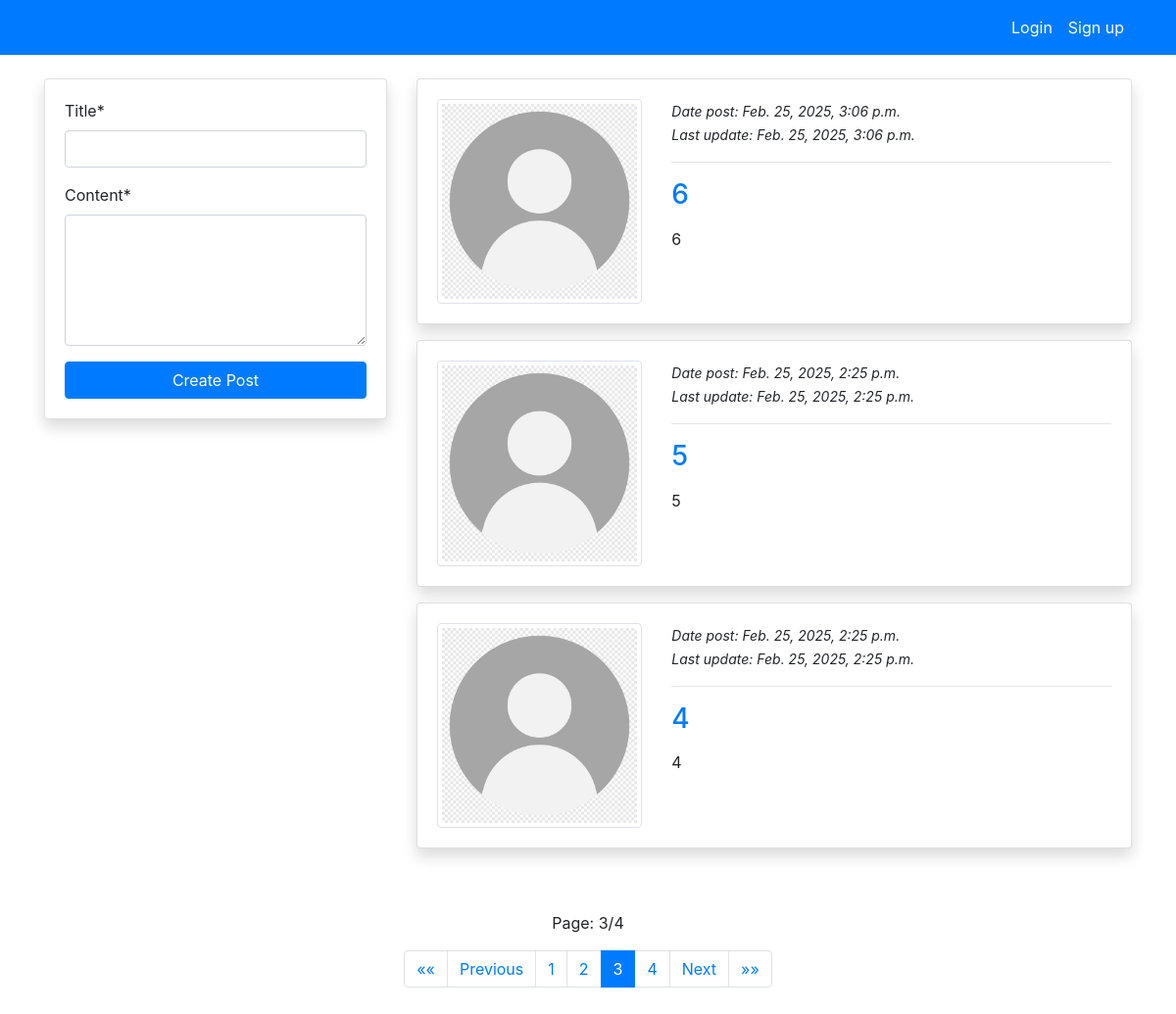
/?page=3, run on the app's committed database.
### blog/models.py (models this page shows, shortened)
class PostModel(models.Model):
    title = models.CharField(max_length=100)
    content = models.TextField()
    author = models.ForeignKey(User, on_delete=models.CASCADE)
    created_at = models.DateTimeField(auto_now_add=True)
    updated_at = models.DateTimeField(auto_now=True)
    class Meta:
        ordering = ('-created_at', '-updated_at')

### users/models.py (models this page shows, shortened)
class ProfileModel(models.Model):
    user = models.OneToOneField(User, on_delete=models.CASCADE)
    image = models.ImageField(default='default.png', upload_to='profile'
                              , validators=[FileExtensionValidator(['png', 'jpg', 'jpeg'])])

### blog/views.py (the view)
# urls.py: path('', views.index, name='blog-index'),
def index(request):
    posts = PostModel.objects.all()
    page = Paginator(posts, 3)
    page_list = request.GET.get('page')
    page = page.get_page(page_list)
    if request.method == 'POST':
        form = PostModelForm(request.POST)
        if form.is_valid():
            instance = form.save(commit = False)
            instance.author = request.user
            instance.save()
            return redirect('blog-index')
    else:
        form = PostModelForm()
    context = {
               'form': form,
               'page': page}
    return render(request, 'blog/index.html', context)

### blog/forms.py
class PostModelForm(forms.ModelForm):
    content = forms.CharField(widget=forms.Textarea(attrs={'rows': 5}))
    class Meta:
        model = PostModel
        fields = ['title', 'content']

### templates/blog/index.html (shortened to what this page needs)
{% extends 'partials/base.html' %}
{%load crispy_forms_tags %}
{% block content %}
<div class="container">
    <div class="row mt-5 pt-3">
        <div class="col-md-4">
            <div class="card my-3 shadow">
                <div class="card-body">
                    <form method="POST">
                        {{ form|crispy }}
                        <input type="submit" class="btn btn-primary btn-block" value="Create Post">
                    </form>
                </div>
            </div>
        </div>
        <div class="col-md-8">
            {% for post in page.object_list %}
            <div class="card shadow my-3">
                <div class="card-body">
                    <div class="row">
                        <div class="col-md-4">
                            <img class="img-thumbnail" src="{{post.author.profilemodel.image.url}}" alt="img">
                        </div>
                        <div class="col-md-8">
                            <small><i>Date post: {{ post.created_at }}</i> </small>
                            <br>
                            <small><i>Last update: {{ post.updated_at }}</i></small>
                            <hr>
                            <a class="h3" href="{% url 'blog-post-detail' post.id %}">{{ post.title }}</a>
                            <p class="text-justify my-3">
                                {{ post.content }}
                            </p>
                        </div>
                    </div>
                </div>
            </div>
            {% endfor %}
        </div>
    </div>
    <div class="footer">
        <div class="row my-5">
            <div class="col-md-4 offset-md-4">
                <p class="text-center">Page: {{ page.number }}/{{ page.paginator.num_pages }}</p>
                <nav aria-label="Page navigation example">
                    <ul class="pagination justify-content-center">
                        {% if page.number > 1 %}
                        <li class="page-item">
                            <a class="page-link" href="?page=1">&laquo;&laquo;</a>
                        </li>
                        {% endif %}
                        {% if page.has_previous %}
                        <li class="page-item">
                            <a class="page-link" href="?page={{ page.previous_page_number }}">Previous</a>
                        </li>
                        {% endif %}
                        {% with start=page.number|add:"-2" end=page.number|add:"2" %}
                            {% for num_page in page.paginator.page_range %}
                                {% if num_page >= start and num_page <= end %}
                                <li class="page-item {% if page.number == num_page %}active{% endif %}">
                                    <a class="page-link" href="?page={{ num_page }}">{{ num_page }}</a>
                                </li>
                                {% endif %}
                            {% endfor %}
                        {% endwith %}
                        {% if page.has_next %}
                        <li class="page-item">
                            <a class="page-link" href="?page={{ page.next_page_number }}">Next</a>
                        </li>
                        {% endif %}
                        {% if page.number < page.paginator.num_pages %}
                        <li class="page-item">
                            <a class="page-link" href="?page={{ page.paginator.num_pages }}">&raquo;&raquo;</a>
                        </li>
                        {% endif %}
                    </ul>
                </nav>
            </div>
        </div>
    </div>
</div>
{% endblock %}

### templates/partials/base.html (shortened to what this page needs)
{% load static %}
<!doctype html>
<html lang="en">
  <head>
    <link rel="stylesheet" href="https://cdn.jsdelivr.net/npm/bootstrap@4.6.2/dist/css/bootstrap.min.css">
    <link rel="stylesheet" href="{% static 'style.css' %}">
  </head>
  <body>
    {% include 'partials/nav.html' %}
    {% block content %}
    {% endblock %}
  </body>
</html>

### templates/partials/nav.html (shortened to what this page needs)
<nav class="navbar navbar-expand-lg navbar-primary bg-primary fixed-top">
    <div class="container">
      {% if request.user.is_authenticated%}
        <a class="navbar-brand text-white" href="{% url 'blog-index' %}">PostScribers</a>
    <button class="navbar-toggler" type="button" data-toggle="collapse" data-target="#navbarSupportedContent" aria-controls="navbarSupportedContent" aria-expanded="false" aria-label="Toggle navigation">
      <span class="navbar-toggler-icon"></span>
    </button>
    <div class="collapse navbar-collapse" id="navbarSupportedContent">
      <ul class="navbar-nav ml-auto">
        <li class="nav-item active">
          <a class="nav-link text-white" href="{% url 'users-profile' %}">Profile<span class="sr-only">(current)</span></a>
        </li>
        <li class="nav-item ">
          <a class="nav-link text-white" href="{% url 'users-logout' %}">Logout</a>
        </li>
      </ul>
      {% else %}
      <ul class="navbar-nav ml-auto">
        <li class="nav-item active">
          <a class="nav-link text-white" href="{% url 'users-login' %}">Login<span class="sr-only">(current)</span></a>
        </li>
        <li class="nav-item ">
          <a class="nav-link text-white" href="{% url 'users-signup' %}">Sign up</a>
        </li>
      </ul>
         {% endif %}
    </div>
  </nav>

### data on the page
PostModel: author.profilemodel.image (placeholder picture), created_at "Feb. 25, 2025, 3:06 p.m.", updated_at "Feb. 25, 2025, 3:06 p.m.", title "6", content "6"
PostModel: author.profilemodel.image (placeholder picture), created_at "Feb. 25, 2025, 2:25 p.m.", updated_at "Feb. 25, 2025, 2:25 p.m.", title "5", content "5"
PostModel: author.profilemodel.image (placeholder picture), created_at "Feb. 25, 2025, 2:25 p.m.", updated_at "Feb. 25, 2025, 2:25 p.m.", title "4", content "4"

### other printed values
{{ page.number }} "3"
{{ page.paginator.num_pages }} "4"
{{ num_page }} "1" "2" "3" "4"
